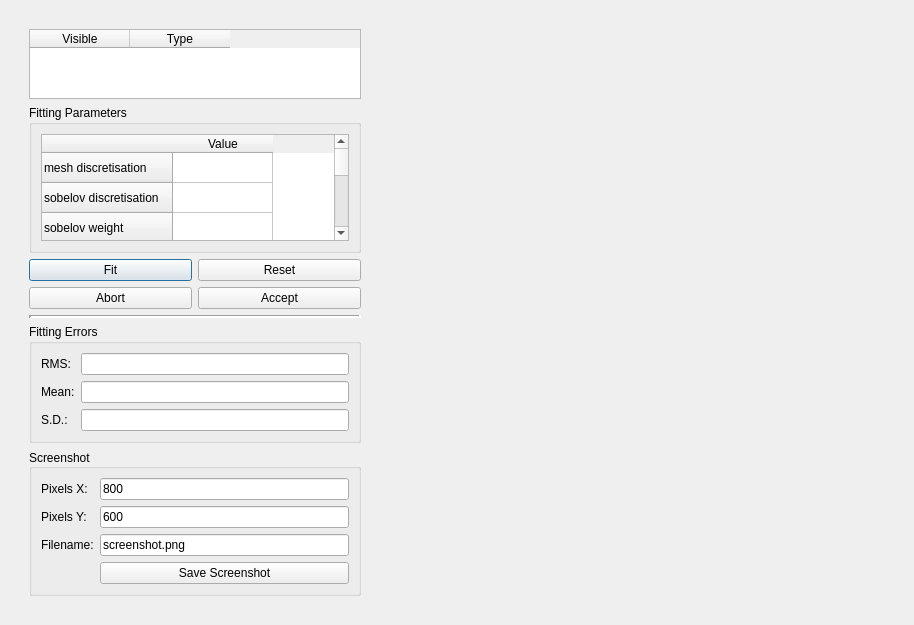
<?xml version="1.0" encoding="UTF-8"?>
<ui version="4.0">
 <class>Dialog</class>
 <widget class="QDialog" name="Dialog">
  <property name="geometry">
   <rect>
    <x>0</x>
    <y>0</y>
    <width>914</width>
    <height>625</height>
   </rect>
  </property>
  <property name="sizePolicy">
   <sizepolicy hsizetype="Preferred" vsizetype="Preferred">
    <horstretch>0</horstretch>
    <verstretch>0</verstretch>
   </sizepolicy>
  </property>
  <property name="windowTitle">
   <string>Model Viewer</string>
  </property>
  <layout class="QHBoxLayout" name="horizontalLayout_2">
   <item>
    <widget class="QWidget" name="widget" native="true">
     <property name="enabled">
      <bool>true</bool>
     </property>
     <property name="sizePolicy">
      <sizepolicy hsizetype="Preferred" vsizetype="Preferred">
       <horstretch>0</horstretch>
       <verstretch>0</verstretch>
      </sizepolicy>
     </property>
     <property name="maximumSize">
      <size>
       <width>16777215</width>
       <height>16777215</height>
      </size>
     </property>
     <layout class="QGridLayout" name="gridLayout">
      <item row="0" column="0">
       <widget class="QWidget" name="widget" native="true">
        <property name="sizePolicy">
         <sizepolicy hsizetype="Preferred" vsizetype="Preferred">
          <horstretch>0</horstretch>
          <verstretch>0</verstretch>
         </sizepolicy>
        </property>
        <property name="minimumSize">
         <size>
          <width>350</width>
          <height>0</height>
         </size>
        </property>
        <property name="maximumSize">
         <size>
          <width>500</width>
          <height>16777215</height>
         </size>
        </property>
        <layout class="QVBoxLayout" name="verticalLayout_3">
         <item>
          <layout class="QVBoxLayout" name="verticalLayout">
           <property name="sizeConstraint">
            <enum>QLayout::SetDefaultConstraint</enum>
           </property>
           <item>
            <widget class="QTableWidget" name="tableWidget">
             <property name="sizePolicy">
              <sizepolicy hsizetype="Preferred" vsizetype="Maximum">
               <horstretch>0</horstretch>
               <verstretch>0</verstretch>
              </sizepolicy>
             </property>
             <property name="minimumSize">
              <size>
               <width>0</width>
               <height>0</height>
              </size>
             </property>
             <property name="maximumSize">
              <size>
               <width>16777215</width>
               <height>150</height>
              </size>
             </property>
             <property name="sortingEnabled">
              <bool>false</bool>
             </property>
             <attribute name="horizontalHeaderVisible">
              <bool>true</bool>
             </attribute>
             <attribute name="horizontalHeaderCascadingSectionResizes">
              <bool>false</bool>
             </attribute>
             <attribute name="horizontalHeaderDefaultSectionSize">
              <number>100</number>
             </attribute>
             <column>
              <property name="text">
               <string>Visible</string>
              </property>
             </column>
             <column>
              <property name="text">
               <string>Type</string>
              </property>
             </column>
            </widget>
           </item>
           <item>
            <widget class="QGroupBox" name="groupBox">
             <property name="title">
              <string>Fitting Parameters</string>
             </property>
             <layout class="QVBoxLayout" name="verticalLayout_2">
              <item>
               <widget class="QTableWidget" name="fitParamsTableWidget">
                <row>
                 <property name="text">
                  <string>mesh discretisation</string>
                 </property>
                </row>
                <row>
                 <property name="text">
                  <string>sobelov discretisation</string>
                 </property>
                </row>
                <row>
                 <property name="text">
                  <string>sobelov weight</string>
                 </property>
                </row>
                <row>
                 <property name="text">
                  <string>normal discretisation</string>
                 </property>
                </row>
                <row>
                 <property name="text">
                  <string>normal weight</string>
                 </property>
                </row>
                <row>
                 <property name="text">
                  <string>max iterations</string>
                 </property>
                </row>
                <row>
                 <property name="text">
                  <string>max sub-iterations</string>
                 </property>
                </row>
                <row>
                 <property name="text">
                  <string>xtol</string>
                 </property>
                </row>
                <row>
                 <property name="text">
                  <string>kdtree args</string>
                 </property>
                </row>
                <row>
                 <property name="text">
                  <string>n closest points</string>
                 </property>
                </row>
                <row>
                 <property name="text">
                  <string>verbose</string>
                 </property>
                </row>
                <row>
                 <property name="text">
                  <string>fixed nodes</string>
                 </property>
                </row>
                <column>
                 <property name="text">
                  <string>Value</string>
                 </property>
                </column>
                <item row="0" column="0">
                 <property name="text">
                  <string/>
                 </property>
                 <property name="flags">
                  <set>ItemIsSelectable|ItemIsEditable|ItemIsDragEnabled|ItemIsUserCheckable|ItemIsEnabled</set>
                 </property>
                </item>
               </widget>
              </item>
             </layout>
            </widget>
           </item>
           <item>
            <layout class="QGridLayout" name="fitButtonsGroup">
             <item row="0" column="0">
              <widget class="QPushButton" name="fitButton">
               <property name="text">
                <string>Fit</string>
               </property>
              </widget>
             </item>
             <item row="0" column="1">
              <widget class="QPushButton" name="resetButton">
               <property name="text">
                <string>Reset</string>
               </property>
              </widget>
             </item>
             <item row="1" column="1">
              <widget class="QPushButton" name="acceptButton">
               <property name="text">
                <string>Accept</string>
               </property>
              </widget>
             </item>
             <item row="1" column="0">
              <widget class="QPushButton" name="abortButton">
               <property name="text">
                <string>Abort</string>
               </property>
              </widget>
             </item>
            </layout>
           </item>
           <item>
            <spacer name="verticalSpacer">
             <property name="orientation">
              <enum>Qt::Vertical</enum>
             </property>
             <property name="sizeHint" stdset="0">
              <size>
               <width>20</width>
               <height>40</height>
              </size>
             </property>
            </spacer>
           </item>
           <item>
            <widget class="Line" name="line">
             <property name="lineWidth">
              <number>3</number>
             </property>
             <property name="orientation">
              <enum>Qt::Horizontal</enum>
             </property>
            </widget>
           </item>
           <item>
            <widget class="QGroupBox" name="errorGroup">
             <property name="title">
              <string>Fitting Errors</string>
             </property>
             <layout class="QFormLayout" name="formLayout_2">
              <item row="0" column="0">
               <widget class="QLabel" name="RMSELabel">
                <property name="text">
                 <string>RMS:</string>
                </property>
               </widget>
              </item>
              <item row="1" column="0">
               <widget class="QLabel" name="meanErrorLabel">
                <property name="text">
                 <string>Mean:</string>
                </property>
               </widget>
              </item>
              <item row="2" column="0">
               <widget class="QLabel" name="SDLabel">
                <property name="text">
                 <string>S.D.:</string>
                </property>
               </widget>
              </item>
              <item row="0" column="1">
               <widget class="QLineEdit" name="RMSELineEdit">
                <property name="alignment">
                 <set>Qt::AlignRight|Qt::AlignTrailing|Qt::AlignVCenter</set>
                </property>
                <property name="readOnly">
                 <bool>true</bool>
                </property>
               </widget>
              </item>
              <item row="1" column="1">
               <widget class="QLineEdit" name="meanErrorLineEdit">
                <property name="alignment">
                 <set>Qt::AlignRight|Qt::AlignTrailing|Qt::AlignVCenter</set>
                </property>
                <property name="readOnly">
                 <bool>true</bool>
                </property>
               </widget>
              </item>
              <item row="2" column="1">
               <widget class="QLineEdit" name="SDLineEdit">
                <property name="alignment">
                 <set>Qt::AlignRight|Qt::AlignTrailing|Qt::AlignVCenter</set>
                </property>
                <property name="readOnly">
                 <bool>true</bool>
                </property>
               </widget>
              </item>
             </layout>
            </widget>
           </item>
           <item>
            <widget class="QGroupBox" name="screenshotgroup">
             <property name="title">
              <string>Screenshot</string>
             </property>
             <property name="alignment">
              <set>Qt::AlignLeading|Qt::AlignLeft|Qt::AlignVCenter</set>
             </property>
             <layout class="QFormLayout" name="formLayout">
              <property name="fieldGrowthPolicy">
               <enum>QFormLayout::AllNonFixedFieldsGrow</enum>
              </property>
              <item row="0" column="0">
               <widget class="QLabel" name="pixelsXLabel">
                <property name="sizePolicy">
                 <sizepolicy hsizetype="Fixed" vsizetype="Preferred">
                  <horstretch>0</horstretch>
                  <verstretch>0</verstretch>
                 </sizepolicy>
                </property>
                <property name="text">
                 <string>Pixels X:</string>
                </property>
               </widget>
              </item>
              <item row="0" column="1">
               <widget class="QLineEdit" name="screenshotPixelXLineEdit">
                <property name="sizePolicy">
                 <sizepolicy hsizetype="Expanding" vsizetype="Fixed">
                  <horstretch>0</horstretch>
                  <verstretch>0</verstretch>
                 </sizepolicy>
                </property>
                <property name="text">
                 <string>800</string>
                </property>
               </widget>
              </item>
              <item row="1" column="0">
               <widget class="QLabel" name="pixelsYLabel">
                <property name="sizePolicy">
                 <sizepolicy hsizetype="Fixed" vsizetype="Preferred">
                  <horstretch>0</horstretch>
                  <verstretch>0</verstretch>
                 </sizepolicy>
                </property>
                <property name="text">
                 <string>Pixels Y:</string>
                </property>
               </widget>
              </item>
              <item row="1" column="1">
               <widget class="QLineEdit" name="screenshotPixelYLineEdit">
                <property name="sizePolicy">
                 <sizepolicy hsizetype="Expanding" vsizetype="Fixed">
                  <horstretch>0</horstretch>
                  <verstretch>0</verstretch>
                 </sizepolicy>
                </property>
                <property name="text">
                 <string>600</string>
                </property>
               </widget>
              </item>
              <item row="2" column="0">
               <widget class="QLabel" name="screenshotFilenameLabel">
                <property name="text">
                 <string>Filename:</string>
                </property>
               </widget>
              </item>
              <item row="2" column="1">
               <widget class="QLineEdit" name="screenshotFilenameLineEdit">
                <property name="sizePolicy">
                 <sizepolicy hsizetype="Expanding" vsizetype="Fixed">
                  <horstretch>0</horstretch>
                  <verstretch>0</verstretch>
                 </sizepolicy>
                </property>
                <property name="text">
                 <string>screenshot.png</string>
                </property>
               </widget>
              </item>
              <item row="3" column="1">
               <widget class="QPushButton" name="screenshotSaveButton">
                <property name="sizePolicy">
                 <sizepolicy hsizetype="Preferred" vsizetype="Fixed">
                  <horstretch>0</horstretch>
                  <verstretch>0</verstretch>
                 </sizepolicy>
                </property>
                <property name="text">
                 <string>Save Screenshot</string>
                </property>
               </widget>
              </item>
             </layout>
            </widget>
           </item>
          </layout>
         </item>
        </layout>
       </widget>
      </item>
      <item row="0" column="1">
       <widget class="MayaviSceneWidget" name="MayaviScene" native="true">
        <property name="sizePolicy">
         <sizepolicy hsizetype="Preferred" vsizetype="Expanding">
          <horstretch>1</horstretch>
          <verstretch>1</verstretch>
         </sizepolicy>
        </property>
       </widget>
      </item>
     </layout>
    </widget>
   </item>
  </layout>
 </widget>
 <customwidgets>
  <customwidget>
   <class>MayaviSceneWidget</class>
   <extends>QWidget</extends>
   <header>mayaviscenewidget.h</header>
   <container>1</container>
  </customwidget>
 </customwidgets>
 <resources/>
 <connections/>
</ui>
